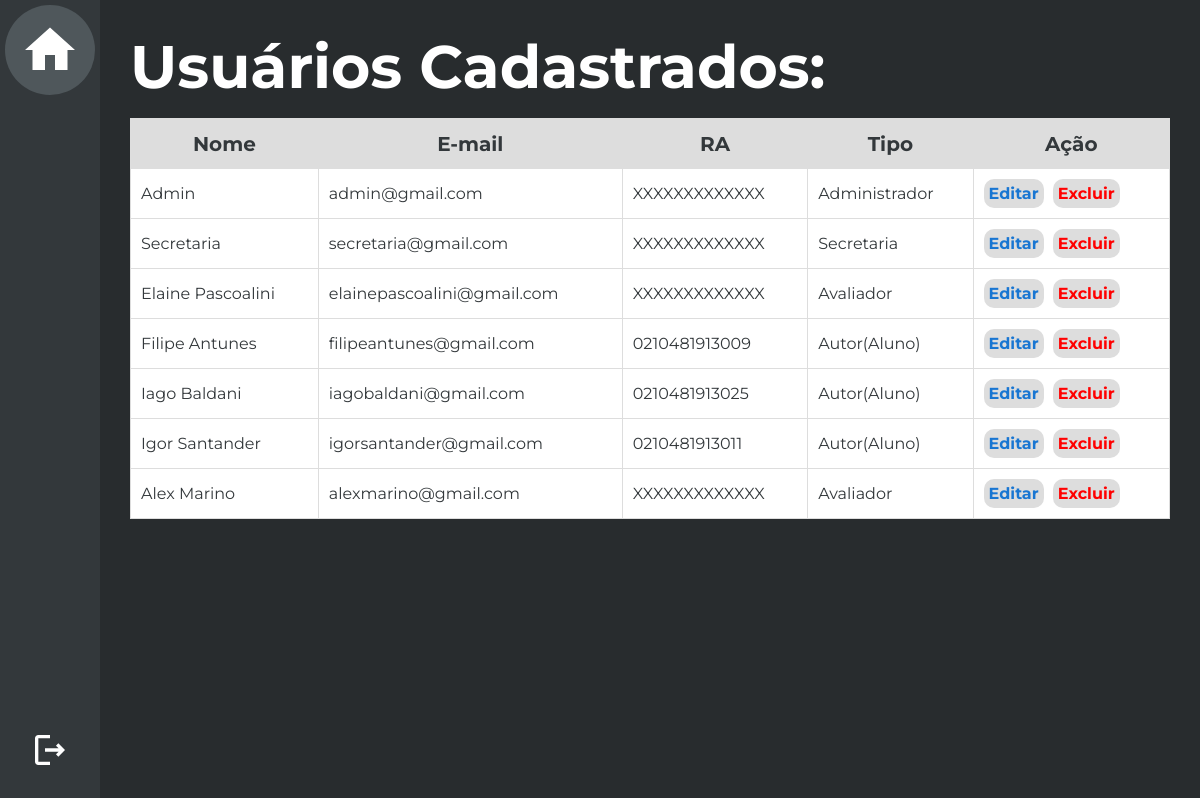
The app's page /Edição de usuário/Secretaria/UsuariosCadastrados.php?id=27 (signed in) with its own data.
### tables this page shows
CREATE TABLE `usuario` (
  `cod_usuario` smallint(4) NOT NULL,
  `nome` varchar(50) NOT NULL,
  `senha` varchar(32) NOT NULL,
  `cpf` varchar(50) NOT NULL DEFAULT '',
  `email` varchar(50) NOT NULL,
  `matricula` varchar(50) NOT NULL DEFAULT '',
  `tipo` int(11) NOT NULL DEFAULT 0,
  `curso` int(11) NOT NULL,
  `datacadastro` date DEFAULT NULL,
  `diretorio_imagem` varchar(70) NOT NULL
);

### Edição de usuário/Secretaria/UsuariosCadastrados.php (the view, shortened to what this page needs)
<?php
    include("../../conexao.php");
    $id_usuario = intval($_GET['id']);
    $sql_code = "SELECT * FROM usuario";
    $sql_query = $mysqli->query($sql_code) or die($mysqli->error);
    $linha = $sql_query->fetch_assoc();
?>
<html>
    <head>
        <link rel="stylesheet" type="text/css" href="../styleTabelaUsuarios.css"/>
    </head>
    <body>
        <aside>
            <div class="menu">
                <div class="menu-box home" id="home"><a href="javascript:history.back()">
                    <div class="home-img"> <img src="../../Imagens/home-white-18dp.svg" height="60px"/> </div>
                </a></div>
                <div class="menu-box" id="logout"><a href="../../logout.php">
                    <img src="../../Imagens/logout-white-18dp.svg" height="40px"/>
                </a></div>
            </div>
        </aside>
        <main>
            <div class="principal">
                <div class="filler"></div>
                <div class="container">
                    <h1>Usuários Cadastrados:</h1>
                    <table border=1 cellpadding=10>
                        <tr class=titulo>
                            <td>Nome</td>
                            <td>E-mail</td>
                            <td>RA</td>
                            <td>Tipo</td>
                            <td>Ação</td>
                        </tr>
                        <?php
                            do{
                        ?>
                        <tr>
                            <td><?php echo $linha['nome']; ?></td>
                            <td><?php echo $linha['email']; ?></td>
                            <td><?php echo $linha['matricula']; ?></td>
                            <td><?php
                                     if($linha['tipo']==1){
                                         echo "Administrador";
                                     }
                                     else if($linha['tipo']==2){
                                        echo "Autor(Aluno)";
                                    }
                                    else if($linha['tipo']==3){
                                        echo "Avaliador";
                                    }
                                    else if($linha['tipo']==4){
                                        echo "Secretaria";
                                    }
                                ?></td>
                            <td>
                                <a href="edicaoUsuarioSecretaria.php?usuario=<?php echo $linha['cod_usuario']; ?>&id=<?php echo $id_usuario; ?>">Editar</a>
                                <a href="../../Confirmações/confirmExcluir.php?usuario=<?php echo $linha['cod_usuario']; ?>&id=<?php echo $id_usuario;?>">Excluir</a>
                            </td>
                        </tr>
                        <?php } while($linha = $sql_query->fetch_assoc()); ?>
                    </table>
            </div>
        </main>
    </body>
</html>

### Edição de usuário/styleTabelaUsuarios.css (style rules this page uses)
* { font-family: 'Montserrat', sans-serif; box-sizing:border-box; margin: 0; padding: 0; color:white; text-decoration: none; }
main { display: flex }
.menu { position: fixed; display: flex; flex-direction: column; align-items: center; justify-content: space-between; width: 100px; height: 100%; background-color: #33383B; }
.menu-box { font-weight: bold; display: flex; justify-content: center; align-items: center; width: 100%; height: 100px; padding: 30px; cursor: pointer; transition: all linear 0.3s; }
.home-img { display: flex; align-items: center; justify-content: center; background-color: #4F575B; height: 90px; width: 90px; border-radius: 45px; cursor: pointer; }
.principal { height: 100%; flex: 1; display: flex; background-color: #282C2E; }
.filler { width: 100px; height: 100vh; }
.container { display: flex; flex-direction: column; padding:30px; height:100%; width: 1100px; }
.container h1 { font-size: 60px; margin-bottom: 15px; }
table { background-color: #FFF; width: 100%; border-collapse: collapse; border-top-left-radius: 20px; border-top-right-radius: 20px; }
table tr { height: 50px; }
table td { color: #33383B; padding: 10px; border: 1px solid #ddd; }
td a { margin-right: 5px; display: inline-block; color: #1976D2; font-weight: bold; background-color: #ddd; padding: 5px; border-radius: 10px; transition: all linear 0.3s; }
td a:nth-last-child(1) { color: #ff0000; }
.titulo td { font-weight: bold; font-size: 20px; background-color: #ddd; text-align: center; }

### records on screen
usuario: nome "Admin", email "admin@gmail.com", matricula "XXXXXXXXXXXXX", shows "Administrador"
usuario: nome "Secretaria", email "secretaria@gmail.com", matricula "XXXXXXXXXXXXX"
usuario: nome "Elaine Pascoalini", email "elainepascoalini@gmail.com", matricula "XXXXXXXXXXXXX", shows "Avaliador"
usuario: nome "Filipe Antunes", email "filipeantunes@gmail.com", matricula "0210481913009", shows "Autor(Aluno)"
usuario: nome "Iago Baldani", email "iagobaldani@gmail.com", matricula "0210481913025", shows "Autor(Aluno)"
usuario: nome "Igor Santander", email "igorsantander@gmail.com", matricula "0210481913011", shows "Autor(Aluno)"
usuario: nome "Alex Marino", email "alexmarino@gmail.com", matricula "XXXXXXXXXXXXX", shows "Avaliador"
